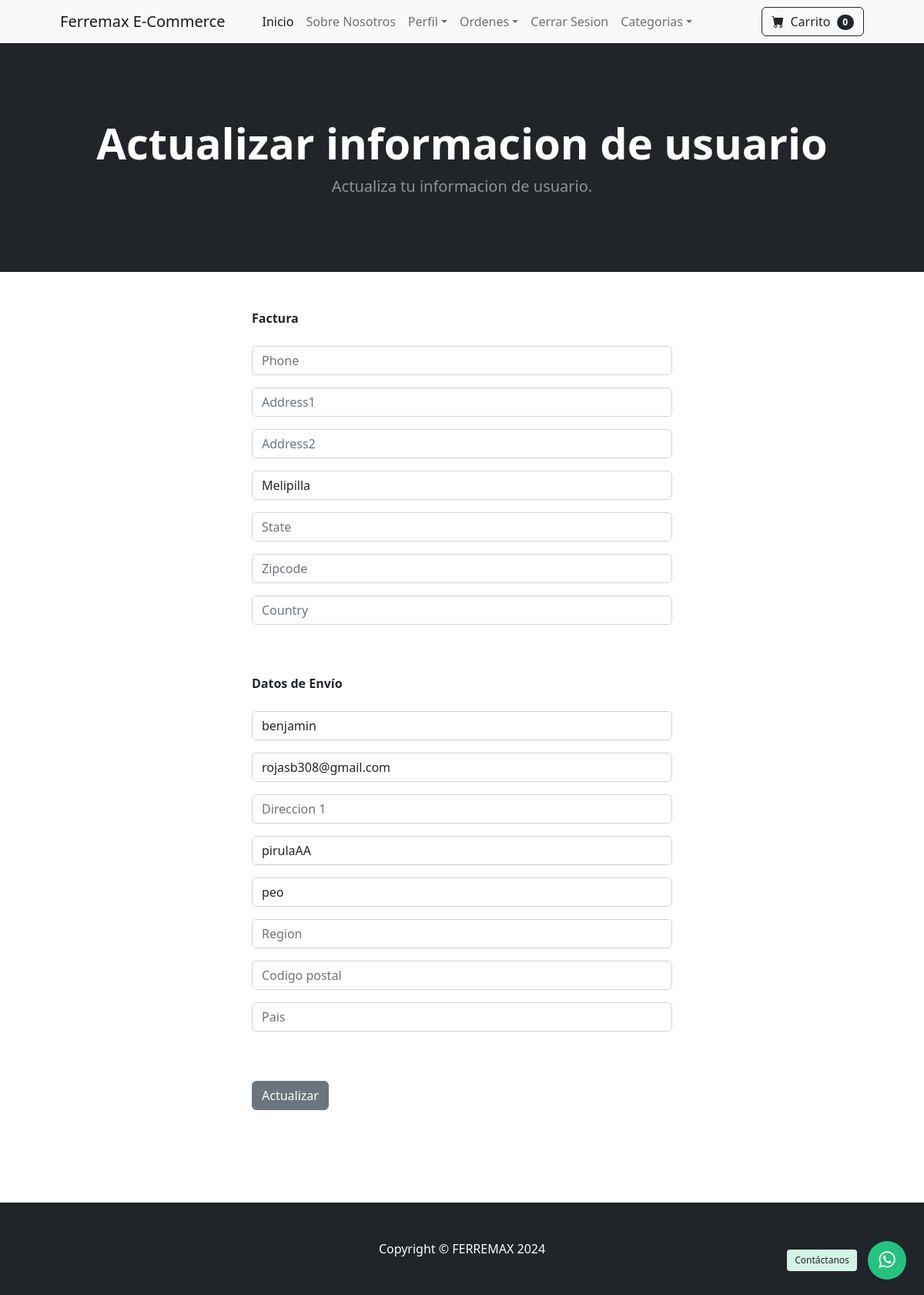
The page /update_info/ (signed in) on the database its author committed.
### store/models.py (models this page shows, shortened)
class Profile(models.Model):
    user = models.OneToOneField(User, on_delete=models.CASCADE)
    date_modified = models.DateTimeField(User, auto_now=True)
    phone = models.CharField(max_length=20, blank=True)
    address1 = models.CharField(max_length=200, blank=True)
    address2 = models.CharField(max_length=200, blank=True)
    city = models.CharField(max_length=200, blank=True)
    state = models.CharField(max_length=200, blank=True)
    zipcode= models.CharField(max_length=200, blank=True)
    country = models.CharField(max_length=200, blank=True)
    old_cart = models.CharField(max_length=200, blank=True, null = True)

### payment/models.py (models this page shows, shortened)
class ShippingAddress(models.Model):
    user = models.ForeignKey(User, on_delete=models.CASCADE, null=True, blank=True)
    shipping_full_name = models.CharField(max_length=255)
    shipping_email = models.CharField(max_length=255)
    shipping_address1 = models.CharField(max_length=200, blank=True)
    shipping_address2 = models.CharField(max_length=200, blank=True, null=True)
    shipping_city = models.CharField(max_length=200, blank=True)
    shipping_state = models.CharField(max_length=200, blank=True, null=True)
    shipping_zipcode= models.CharField(max_length=200, blank=True, null=True)
    shipping_country = models.CharField(max_length=200, blank=True)
    class Meta:
        verbose_name_plural = "Shipping Address"

### store/views.py (the view)
# urls.py: path('update_info/', views.update_info, name='update_info'),
def update_info(request):
    if request.user.is_authenticated:
        current_user = Profile.objects.get(user__id=request.user.id)
        shipping_user = ShippingAddress.objects.get(user__id=request.user.id)
        form = UserInfoForm(request.POST or None, instance=current_user)
        shipping_form = ShippingForm(request.POST or None, instance=shipping_user)
        if form.is_valid() or shipping_form.is_valid():
            form.save()
            shipping_form.save()
            messages.success(request, "Tu informacion se ha actualizado correctamente!")
            return redirect('home')
        return render(request, "update_info.html", {'form':form, 'shipping_form':shipping_form})
    else:
        messages.success(request, "Debes estar Registrado para acceder!")
        return redirect('home')

### store/forms.py
class UserInfoForm(forms.ModelForm):
    phone = forms.CharField(label="", widget=forms.TextInput(attrs={'class':'form-control', 'placeholder': 'Phone'}), required=False)
    address1 = forms.CharField(label="", widget=forms.TextInput(attrs={'class':'form-control', 'placeholder': 'Address1'}), required=False)
    address2 = forms.CharField(label="", widget=forms.TextInput(attrs={'class':'form-control', 'placeholder': 'Address2'}), required=False)
    city = forms.CharField(label="", widget=forms.TextInput(attrs={'class':'form-control', 'placeholder': 'City'}), required=False)
    state = forms.CharField(label="", widget=forms.TextInput(attrs={'class':'form-control', 'placeholder': 'State'}), required=False)
    zipcode = forms.CharField(label="", widget=forms.TextInput(attrs={'class':'form-control', 'placeholder': 'Zipcode'}), required=False)
    country = forms.CharField(label="", widget=forms.TextInput(attrs={'class':'form-control', 'placeholder': 'Country'}), required=False)
    class Meta:
        model = Profile
        fields = ('phone', 'address1', 'address2', 'city', 'state', 'zipcode', 'country')

### cart/cart.py (called while the page is built)
    def __len__(self):
        return len(self.cart)

### cart/context_processors.py (called while the page is built)
def cart(request):
    return{'cart': Cart(request)}

### store/templates/update_info.html (shortened to what this page needs)
{% extends 'base.html' %}
{% block content %}
    <header class="bg-dark py-5">
        <div class="container px-4 px-lg-5 my-5">
            <div class="text-center text-white">
                <h1 class="display-4 fw-bolder">Actualizar informacion de usuario</h1>
                <p class="lead fw-normal text-white-50 mb-0">Actualiza tu informacion de usuario.</p>
            </div>
        </div>
    </header>
    <div class="container">
        <div class="row">
                <div class="col-md-6 offset-md-3">
                    <br/><br/>
                    <strong> Factura </strong>
                    <br/><br/>
                    <form method="POST" action="{% url 'update_info' %}">
                        {{form.as_p}}
                        <br/><br/>
                        <strong> Datos de Envío</strong>
                        <br/><br/>
                        {{shipping_form.as_p}}
                        <br/><br/>
                        <button type="submit" class="btn btn-secondary"> Actualizar </button>
                    </form>
                    <br/><br/>
                    <br/><br/><br/>
                </div>
        </div>
    </div>
{% endblock %}

### rows shown on the page
Profile: city "Melipilla"
ShippingAddress: shipping_full_name "benjamin", shipping_email "rojasb308@gmail.com", shipping_address2 "pirulaAA", shipping_city "peo"

### other values the page prints
{{ cart|length }} "0"
